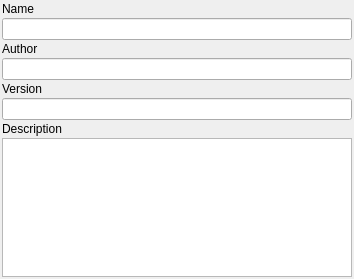
<?xml version="1.0" encoding="UTF-8"?>
<ui version="4.0">
 <class>DialogSkinPreview</class>
 <widget class="QDialog" name="DialogSkinPreview">
  <property name="geometry">
   <rect>
    <x>0</x>
    <y>0</y>
    <width>354</width>
    <height>279</height>
   </rect>
  </property>
  <property name="windowTitle">
   <string>Skin Preview</string>
  </property>
  <property name="windowIcon">
   <iconset resource="../Resource.qrc">
    <normaloff>:/Resource/Quazaa48.png</normaloff>:/Resource/Quazaa48.png</iconset>
  </property>
  <property name="autoFillBackground">
   <bool>true</bool>
  </property>
  <layout class="QGridLayout" name="gridLayout">
   <property name="margin">
    <number>0</number>
   </property>
   <property name="spacing">
    <number>0</number>
   </property>
   <item row="2" column="0" colspan="2">
    <widget class="QWidget" name="widgetContents" native="true">
     <property name="sizePolicy">
      <sizepolicy hsizetype="Expanding" vsizetype="Expanding">
       <horstretch>0</horstretch>
       <verstretch>0</verstretch>
      </sizepolicy>
     </property>
     <property name="autoFillBackground">
      <bool>true</bool>
     </property>
     <layout class="QVBoxLayout" name="layoutContents">
      <property name="spacing">
       <number>2</number>
      </property>
      <property name="margin">
       <number>2</number>
      </property>
      <item>
       <widget class="QLabel" name="label_4">
        <property name="text">
         <string>Name</string>
        </property>
       </widget>
      </item>
      <item>
       <widget class="QLineEdit" name="lineEditName">
        <property name="readOnly">
         <bool>true</bool>
        </property>
       </widget>
      </item>
      <item>
       <widget class="QLabel" name="label_3">
        <property name="text">
         <string>Author</string>
        </property>
       </widget>
      </item>
      <item>
       <widget class="QLineEdit" name="lineEditAuthor">
        <property name="readOnly">
         <bool>true</bool>
        </property>
       </widget>
      </item>
      <item>
       <widget class="QLabel" name="label_2">
        <property name="text">
         <string>Version</string>
        </property>
       </widget>
      </item>
      <item>
       <widget class="QLineEdit" name="lineEditVersion">
        <property name="readOnly">
         <bool>true</bool>
        </property>
       </widget>
      </item>
      <item>
       <widget class="QLabel" name="label">
        <property name="text">
         <string>Description</string>
        </property>
       </widget>
      </item>
      <item>
       <widget class="QPlainTextEdit" name="plainTextEditDescription">
        <property name="readOnly">
         <bool>true</bool>
        </property>
       </widget>
      </item>
     </layout>
    </widget>
   </item>
   <item row="0" column="0" rowspan="2" colspan="2">
    <widget class="QFrame" name="windowFrameTop">
     <property name="frameShape">
      <enum>QFrame::NoFrame</enum>
     </property>
     <property name="frameShadow">
      <enum>QFrame::Raised</enum>
     </property>
     <layout class="QGridLayout" name="gridLayout_2">
      <property name="margin">
       <number>0</number>
      </property>
      <property name="spacing">
       <number>0</number>
      </property>
     </layout>
    </widget>
   </item>
  </layout>
 </widget>
 <resources>
  <include location="../Resource.qrc"/>
 </resources>
 <connections/>
</ui>
